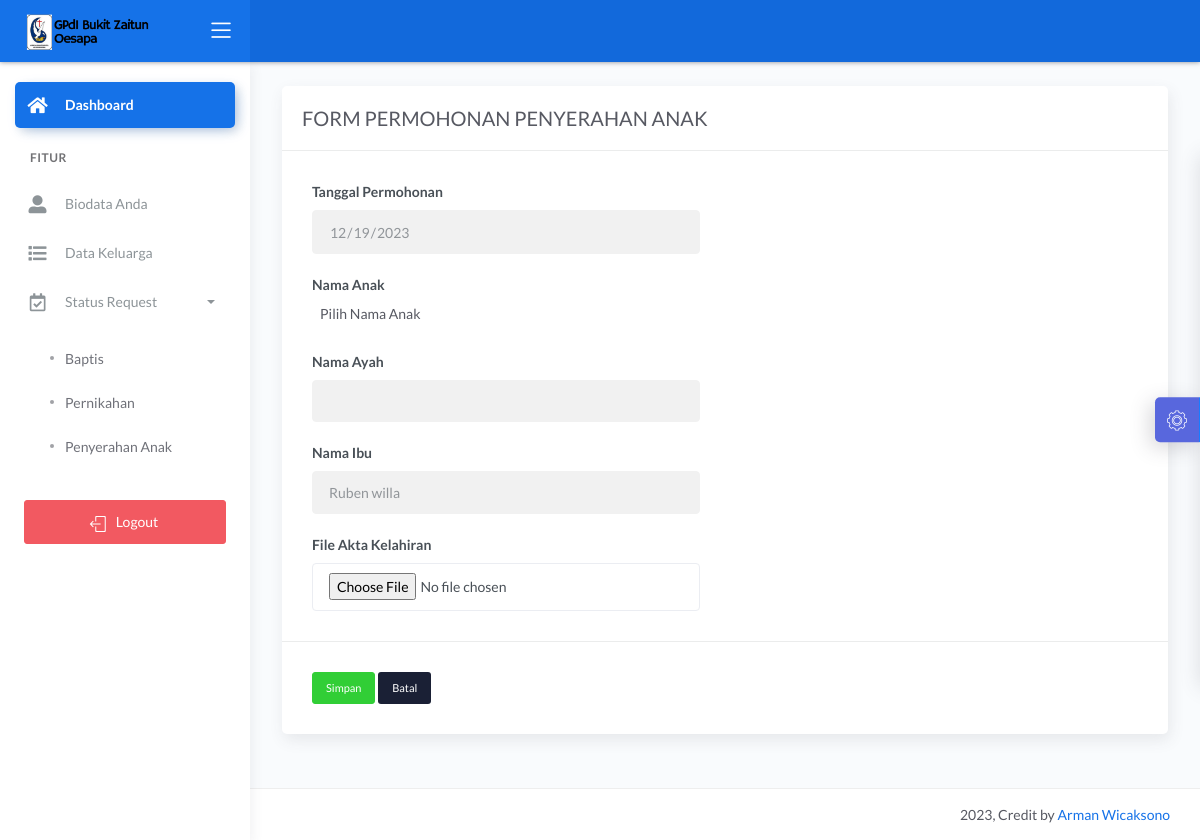
The app's page /dashboard/main.php?halaman=request_penyerahan&id_kk=18 (signed in), older data.
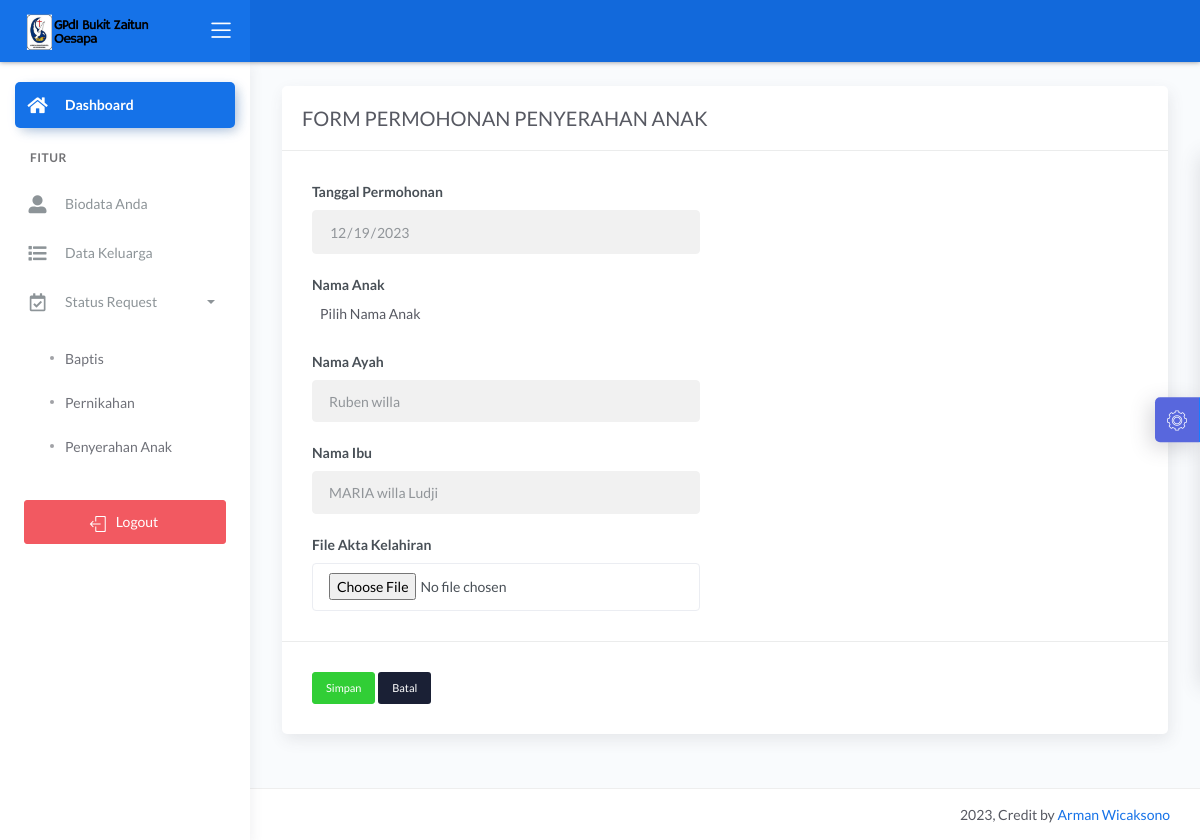
The same page, newer data.
### tables this page shows
CREATE TABLE `jemaat` (
  `id_jemaat` int(11) NOT NULL,
  `tanggal_pendaftaran` date DEFAULT NULL,
  `nik` varchar(16) DEFAULT NULL,
  `nama` varchar(50) NOT NULL,
  `tempat_lahir` varchar(20) NOT NULL,
  `tanggal_lahir` date NOT NULL,
  `no_hp` varchar(12) NOT NULL,
  `jenis_kelamin` enum('Laki-laki','Perempuan') NOT NULL,
  `alamat` text NOT NULL,
  `status_j` int(11) NOT NULL,
  `ket` varchar(10) NOT NULL,
  `username` varchar(20) NOT NULL,
  `password` varchar(20) NOT NULL,
  `baptis` int(11) NOT NULL,
  `penyerahan` int(11) NOT NULL,
  `pernikahan` int(11) NOT NULL
);

CREATE TABLE `anggota_keluarga` (
  `id_ak` int(11) NOT NULL,
  `id_kk` int(11) NOT NULL,
  `id_jemaat` int(11) NOT NULL,
  `status_ak` varchar(20) DEFAULT NULL
);

### dashboard/request_penyerahan.php (the view, shortened to what this page needs)
<?php include '../konek.php';
if ($_GET['id_kk']) {
	$id_kk = $_GET['id_kk'];
}
?>
<link href="css/sweetalert.css" rel="stylesheet" type="text/css">
<div class="page-inner">
	<div class="row">
		<div class="col-md-12">
			<form method="POST" enctype="multipart/form-data">
				<div class="card">
					<div class="card-header">
						<div class="card-title">FORM PERMOHONAN PENYERAHAN ANAK</div>
					</div>
					<div class="card-body">
						<div class="row">
							<div class="col-md-6 col-lg-6">
								<div class="form-group">
									<label>Tanggal Permohonan</label>
									<input type="date" name="tanggal_request" class="form-control" value="<?= date('Y-m-d'); ?>" readonly>
								</div>
								<div class="form-group">
									<label>Nama Anak</label>
								</div>
								<div class="form-group">
									<label>Nama Ayah</label>
									<?php
                                       $tampil = "SELECT * FROM jemaat j join anggota_keluarga a on j.id_jemaat = a.id_jemaat join kepala_keluarga k on a.id_kk= k.id_kk where a.id_kk = $id_kk and a.status_ak = 'Suami'";
                                         $query = mysqli_query($konek, $tampil);
										 $data = mysqli_fetch_array($query);
										  $nama = $data['nama']; ?>
									<input type="text" name="nama_ayah" class="form-control" value="<?= $nama?>" readonly>
								</div>
                                <div class="form-group">
									<label>Nama Ibu</label>
                                    <?php
                                       $tampil = "SELECT * FROM jemaat j join anggota_keluarga a on j.id_jemaat = a.id_jemaat join kepala_keluarga k on a.id_kk= k.id_kk where a.id_kk = $id_kk and a.status_ak = 'Istri'";
                                         $query = mysqli_query($konek, $tampil);
										 $data = mysqli_fetch_array($query);
										  $nama = $data['nama']; ?>
									<input type="text" name="nama_ibu" class="form-control" value="<?= $nama?>" readonly>
								</div>
                                <div class="form-group">
									<label>File Akta Kelahiran</label>
                                    <input type="file" name="file_akta" class="form-control" >
								</div>
							</div>
						</div>
					</div>
					<div class="card-action">
						<button name="simpan" class="btn btn-success btn-sm">Simpan</button>
						<a href="?halaman=beranda" class="btn btn-default btn-sm">Batal</a>
					</div>
				</div>
		</div>
	</div>
</div>

### dashboard/header.php (shortened to what this page needs)
<!DOCTYPE html>
<html lang="en">
<head>
	<link href="https://cdn.jsdelivr.net/npm/select2@4.1.0-rc.0/dist/css/select2.min.css" rel="stylesheet" />
        <link rel="stylesheet"
            href="https://cdn.jsdelivr.net/npm/@ttskch/select2-bootstrap4-theme@x.x.x/dist/select2-bootstrap4.min.css">
        <link rel="stylesheet" href="https://cdn.jsdelivr.net/npm/bootstrap@4.6.0/dist/css/bootstrap.min.css"
>
	<link rel="stylesheet" href="../assets/css/bootstrap.min.css">
	<link rel="stylesheet" href="../assets/css/atlantis.min.css">
	<link rel="stylesheet" href="../assets/css/demo.css">
</head>
<body>
	<div class="wrapper">
		<div class="main-header">
			<div class="logo-header" data-background-color="blue">
				<a href="#" class="logo">
					<img src="../main/img/gpdi.png" width="125" alt="navbar brand" class="navbar-brand">
				</a>
				<div class="nav-toggle">
					<button class="btn btn-toggle toggle-sidebar">
						<i class="icon-menu"></i>
					</button>
				</div>
			</div>
			<nav class="navbar navbar-header navbar-expand-lg" data-background-color="blue2">
			</nav>
		</div>

### dashboard/main.php (shortened to what this page needs)
<?php
include '../konek.php';
if (isset($_SESSION['password']) == "" || ($_SESSION['hak_akses']) == "") {
	header('location:login.php');
} else {
	$hak_akses = $_SESSION['hak_akses'];
	$nik = $_SESSION['nik'];
	$tampil_kk = "SELECT * FROM jemaat j join anggota_keluarga a on j.id_jemaat = a.id_jemaat where a.id_jemaat=$nik ";
	$query = mysqli_query($konek, $tampil_kk);
	$data = mysqli_fetch_array($query, MYSQLI_BOTH);
	if (isset($data)) {
		$id_kk = $data['id_kk'];
		$status_j = $data['ket'];
		$pernikahan = $data['pernikahan'];
	}else {
		$status_ak = "Anak";
	}
}
?>
<?php include 'header.php'; ?>
<div class="sidebar sidebar-style-2">
	<div class="sidebar-wrapper scrollbar scrollbar-inner">
		<div class="sidebar-content">
			<ul class="nav nav-primary">
				<li class="nav-item active">
					<a href="main.php">
						<i class="fas fa-home"></i>
						<p>Dashboard</p>
					</a>
				<li class="nav-section">
					<h4 class="text-section">fitur</h4>
				</li>
				<?php
				if ($hak_akses == "Pemohon") {
				?>
					<li class="nav-item">
						<a href="?halaman=tampil_pemohon">
							<i class="fas fa-user-alt"></i>
							<p>Biodata Anda</p>
						</a>
					</li>
				<?php
				if (isset($id_kk)) {
				?>
						<li class="nav-item">
							<a href="?halaman=tampil_anggota_keluarga&id_kk=<?php echo $id_kk; ?>">
								<i class="fas fa-list"></i>
								<p>Data Keluarga</p>
							</a>
						</li>
				<?php } ?>
					<li class="nav-item">
							<a data-toggle="collapse" href="#tables">
							<i class="far fa-calendar-check"></i>
							<p>Status Request</p>
								<span class="caret"></span>
							</a>
						<ul class="nav nav-collapse">
									<li>
										<a href="?halaman=tampil_baptis">
											<span class="sub-item">Baptis</span>
										</a>
									</li>
									<li>
										<a href="?halaman=tampil_pernikahan">
											<span class="sub-item">Pernikahan</span>
										</a>
									</li>
									<?php if ($status_j == 1 && $pernikahan > 0 && $pernikahan < 3) {?>
									<li>
										<a href="?halaman=tampil_penyerahan">
											<span class="sub-item">Penyerahan Anak</span>
										</a>
									</li>
									<?php } ?>
								</ul>
						</li>
				<?php
				}
				?>
				<li class="mx-4 mt-2">
					<a href="logout.php" class="btn btn-danger btn-block"><span class="btn-label mr-2"> <i class="icon-logout"></i> </span>Logout</a>
				</li>
			</ul>
		</div>
	</div>
</div>
<div class="main-panel">
	<div class="content">
		<?php
		if (isset($_GET['halaman'])) {
			$hal = $_GET['halaman'];
			switch ($hal) {
				case 'request_penyerahan';
				include 'request_penyerahan.php';
				break;
			}
		} else {
			include 'beranda.php';
		}
		?>
	</div>
	<?php include 'footer.php'; ?>

### dashboard/footer.php (shortened to what this page needs)
<footer class="footer">
	<div class="container-fluid">
		<div class="copyright ml-auto">
			<?php echo date('Y'); ?>, Credit by <a href="#">Arman Wicaksono</a>
		</div>
	</div>
</footer>
</div>
<div class="custom-template">
	<div class="custom-toggle">
		<i class="flaticon-settings"></i>
	</div>
</div>
</div>
</body>
</html>

### assets/css/demo.css (style rules this page uses)
.custom-template { position: fixed; top: 50%; transform: translateY(-50%); right: -325px; width: 325px; height: max-content; display: block; z-index: 1; background: #ffffff; transition: all .3s; z-index: 1003; box-shadow: -1px 1px 20px rgba(69, 65, 78, 0.15); border-top-left-radius: 5px; border-bottom-left-radius: 5px; transition: all .5s; }
.custom-template .custom-toggle { position: absolute; width: 45px; height: 45px; background: rgb(88, 103, 221); top: 50%; left: -45px; transform: translateY(-50%); display: flex; align-items: center; justify-content: center; text-align: center; border-top-left-radius: 5px; border-bottom-left-radius: 5px; border-right: 1px solid #177dff; cursor: pointer; color: #ffffff; box-shadow: -5px 5px 20px rgba(69, 65, 78, 0.21); }
.custom-template .custom-toggle i { font-size: 20px; animation: 1.3s spin linear infinite; }

Row changes from the older to the newer data that the page shows:
no longer on this page (row unchanged): jemaat: nama_ibu "Ruben willa"
now on this page (row edited): anggota_keluarga: nama_ayah "Ruben willa"
now on this page (row unchanged): anggota_keluarga: nama_ibu "MARIA willa Ludji"
